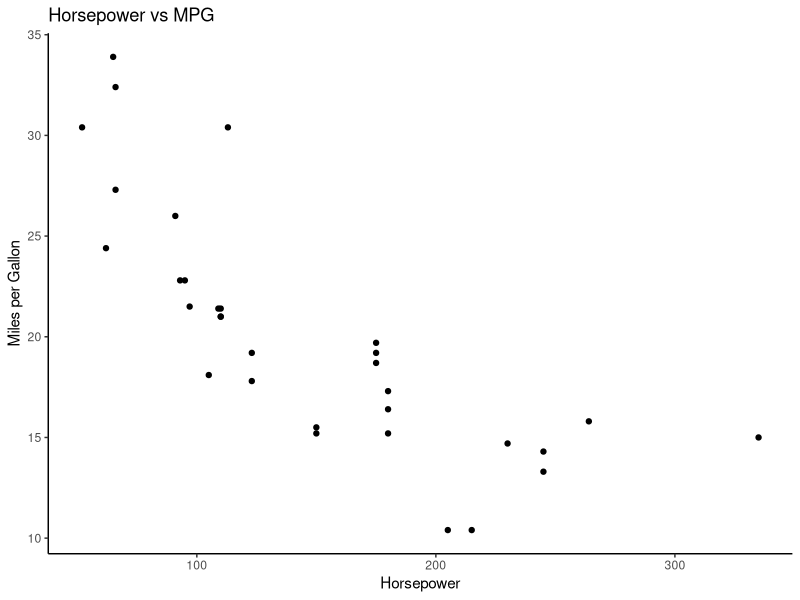

Source code (R):
## ---- chunk 1
library(ggplot2)
## ---- chunk 2
ggplot(mtcars, aes(x = hp, y = mpg)) +
  geom_point() +
  theme_classic() +
  labs(title = "Horsepower vs MPG", x = "Horsepower", y = "Miles per Gallon")

